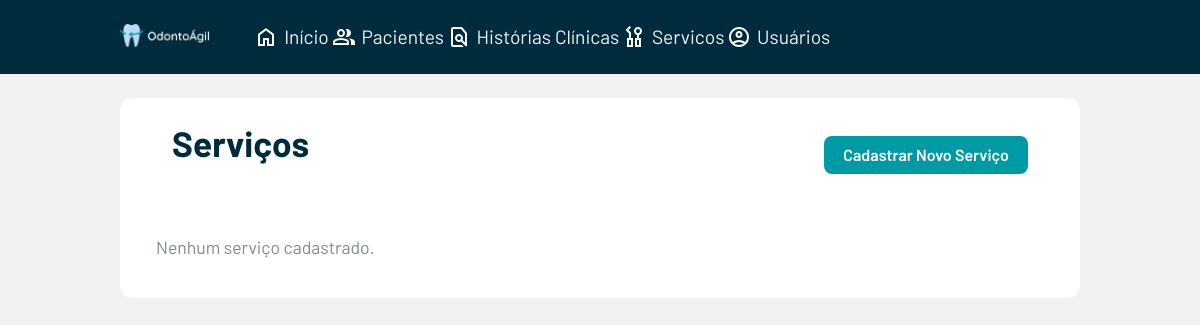
/servicos/, run on an earlier commit of the app's database.
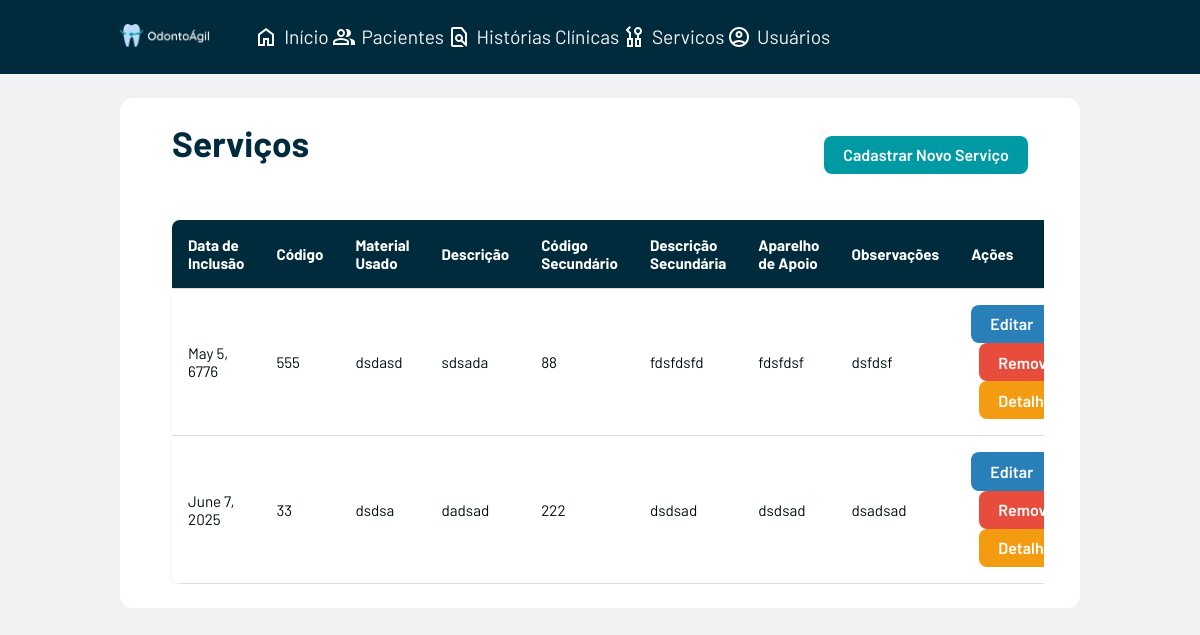
And on a later commit of the database.
### odontoagil/models.py (models this page shows, shortened)
class Servico(models.Model):
    data_inclusao = models.DateField(default=date.today)
    codigo_servicos = models.CharField(max_length=50, default="sem código")
    material_usado = models.CharField(max_length=200, default="sem material")
    descricao_servicos = models.TextField(default="sem descrição")
    codigo_servicos_secundario = models.CharField(max_length=50, blank=True, null=True)
    descricao_servicos_secundario = models.TextField(default="sem descrição")
    aparelho_apoio = models.CharField(max_length=200, default="sem aparelho")
    observacoes = models.TextField(default="sem observações")

### odontoagil/views.py (the view)
# urls.py: path('servicos/', views.listar_servicos, name='listar_servicos'),
def listar_servicos(request):
    servicos = Servico.objects.all()
    return render(request, 'servicos/listar_servicos.html', {'servicos': servicos})

### odontoagil/templates/servicos/listar_servicos.html
{% extends 'base.html' %}
{% load static %}
{% block extra_css %}
<link rel="stylesheet" href="{% static 'css/servicos/listar_servicos.css' %}">
{% endblock %}
{% block content %}
<header class="cabecalho-conteudo">
    <h1 class="titulo-pagina">Serviços</h1>
    <a href="{% url 'cadastrar_servicos' %}" class="botao botao-principal">Cadastrar Novo Serviço</a>
</header>
{% if servicos %}
    <div class="tabela-responsiva">
        <table class="tabela-servicos">
            <thead>
                <tr>
                    <th>Data de Inclusão</th>
                    <th>Código</th>
                    <th>Material Usado</th>
                    <th>Descrição</th>
                    <th>Código Secundário</th>
                    <th>Descrição Secundária</th>
                    <th>Aparelho de Apoio</th>
                    <th>Observações</th>
                    <th>Ações</th>
                </tr>
            </thead>
            <tbody>
                {% for servico in servicos %}
                <tr>
                    <td>{{ servico.data_inclusao }}</td>
                    <td>{{ servico.codigo_servicos }}</td>
                    <td>{{ servico.material_usado }}</td>
                    <td>{{ servico.descricao_servicos }}</td>
                    <td>{{ servico.codigo_servicos_secundario }}</td>
                    <td>{{ servico.descricao_servicos_secundario }}</td>
                    <td>{{ servico.aparelho_apoio }}</td>
                    <td>{{ servico.observacoes }}</td>
                    <td>
                        <a href="{% url 'editar_servicos' servico.id %}" class="botao botao-editar">Editar</a>
                        <a href="{% url 'remover_servicos' servico.id %}" class="botao botao-remover" onclick="return confirm('Tem certeza que deseja remover este serviço?')">Remover</a>
                        <a href="{% url 'detalhes_servicos' servico.id %}" class="botao botao-detalhes">Detalhes</a>
                    </td>
                </tr>
                {% endfor %}
            </tbody>
        </table>
    </div>
{% else %}
    <p class="mensagem-vazia">Nenhum serviço cadastrado.</p>
{% endif %}
{% endblock %}

### odontoagil/templates/base.html (shortened to what this page needs)
<!DOCTYPE html>
<html lang="pt-br">
{% load static %}
<head>
    <link rel="stylesheet" href="{% static 'css/base.css' %}">
    {% block extra_css %}
    {% endblock %}
</head>
<body>
    <header class="cabecalho">
        <div class="img-logotipo">
            <img src="{% static 'img/logo.png' %}" alt="Logotipo" width="100%"/>
        </div>
        <nav class="barra-navegacao">
            <ul>
                <li class="item-inicio"><img src="{% static 'img/icons/home.svg' %}" alt="Ícone Home"/><a href="{% url 'index' %}">Início</a></li>
                <li class="item-paciente"><img src="{% static 'img/icons/pacient.svg' %}" alt="Ícone Paciente"/><a href="{% url 'listar_paciente' %}">Pacientes</a></li>
                <li class="item-historia"><img src="{% static 'img/icons/file.svg' %}" alt="Ícone História Clínica"/><a href="{% url 'historia_clinica' %}">Histórias Clínicas</a></li>
                <li class="item-servicos"><img src="{% static 'img/icons/teeth.svg' %}" alt="Ícone Servicos"/><a href="{% url 'listar_servicos' %}">Servicos</a></li>
                <li class="item-usuarios"><img src="{% static 'img/icons/user.svg' %}" alt="Ícone Usuários"/><a href="{% url 'listar_usuarios' %}">Usuários</a></li>
            </ul>
        </nav>
    </header>
    <main class="principal">
        <div class="conteudo">
            {% block content %}
            {% endblock %}
        </div>
    </main>
</body>
</html>

### odontoagil/static/css/base.css (style rules this page uses)
:root { --primary-color: #002B3C; --secondary-color: #009AA5; --background-color: #f2f2f5; --text-color: #000E13; }
* { margin: 0; padding: 0; box-sizing: border-box; }
body { font-family: 'Barlow', sans-serif; background-color: var(--background-color); color: var(--text-color); max-width: 100dvw; min-height: 100dvh; }
.cabecalho { background-color: var(--primary-color); width: 100%; padding: 2% 10%; display: flex; }
.img-logotipo { width: 12%; }
.barra-navegacao { margin: 0 2%; width: 60%; display: flex; font-size: 1.2em; }
.barra-navegacao ul { width: 100%; display: flex; justify-content: space-between; list-style: none; }
.barra-navegacao ul li { display: flex; align-items: center; }
.barra-navegacao ul li a { padding-left: .3em; text-decoration: none; color: #f2f2f5; }
.principal { display: flex; justify-content: center; }
.conteudo { border-radius: 0.8em; width: 80dvw; margin: 2%; padding: 2% 3%; background-color: white; }

### odontoagil/static/css/servicos/listar_servicos.css (style rules this page uses)
.titulo-pagina { font-size: 2.2rem; font-weight: 700; color: var(--primary-color); margin-bottom: 1.5rem; }
.cabecalho-conteudo { width: 100%; display: flex; justify-content: space-between; align-items: center; flex-wrap: wrap; row-gap: 1rem; margin-bottom: 2rem; padding: 0 1rem; box-sizing: border-box; }
.botao { display: inline-block; padding: 0.6rem 1.2rem; border: none; border-radius: 0.5rem; font-size: 1rem; font-weight: 600; text-align: center; text-decoration: none; transition: background-color 0.3s ease; color: #fff; cursor: pointer; }
.botao-principal { background-color: var(--secondary-color); }
.botao-editar { background-color: #2980b9; }
.botao-remover { background-color: #e74c3c; margin-left: 0.5rem; }
.botao-detalhes { background-color: #f39c12; margin-left: 0.5rem; }
.tabela-responsiva { width: 100%; overflow-x: auto; padding: 0 1rem; box-sizing: border-box; }
.tabela-servicos { width: 100%; min-width: 720px; border-collapse: collapse; font-size: 0.95rem; background-color: #fff; border-radius: 0.5rem; overflow: hidden; box-shadow: 0 2px 5px rgba(0, 0, 0, 0.05); }
.tabela-servicos thead { background-color: var(--primary-color); color: #fff; text-align: left; }
.tabela-servicos th, .tabela-servicos td { padding: 1rem; border-bottom: 1px solid #e0e0e0; vertical-align: middle; }

What changed in the data, as far as the page shows it:
added Servico: data_inclusao "May 5, 6776", codigo_servicos "555", material_usado "dsdasd", descricao_servicos "sdsada", codigo_servicos_secundario "88", descricao_servicos_secundario "fdsfdsfd", aparelho_apoio "fdsfdsf", observacoes "dsfdsf"
added Servico: data_inclusao "June 7, 2025", codigo_servicos "33", material_usado "dsdsa", descricao_servicos "dadsad", codigo_servicos_secundario "222", descricao_servicos_secundario "dsdsad", aparelho_apoio "dsdsad", observacoes "dsadsad"
Also different on the page:
text no longer shown: "Nenhum serviço cadastrado."
text now shown: "Data de Inclusão Código Material Usado Descrição Código Secundário Descrição Secundária Aparelho de Apoio Observações Ações"
